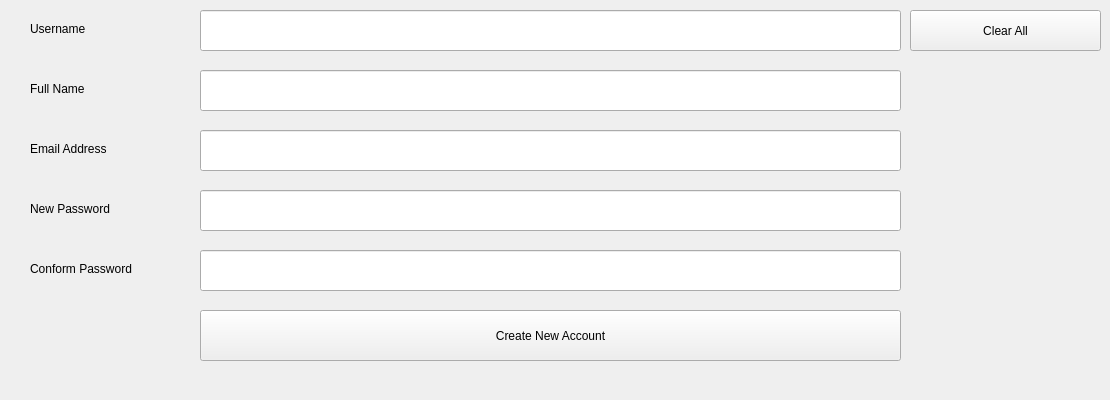
      <widget class="QWidget" name="tab_8">
       <attribute name="title">
        <string>Add Staff</string>
       </attribute>
       <widget class="QLabel" name="label_45">
        <property name="geometry">
         <rect>
          <x>30</x>
          <y>140</y>
          <width>151</width>
          <height>18</height>
         </rect>
        </property>
        <property name="text">
         <string>Email Address</string>
        </property>
       </widget>
       <widget class="QLabel" name="label_46">
        <property name="geometry">
         <rect>
          <x>30</x>
          <y>260</y>
          <width>151</width>
          <height>18</height>
         </rect>
        </property>
        <property name="text">
         <string>Conform Password</string>
        </property>
       </widget>
       <widget class="QLabel" name="label_47">
        <property name="geometry">
         <rect>
          <x>30</x>
          <y>80</y>
          <width>151</width>
          <height>18</height>
         </rect>
        </property>
        <property name="text">
         <string>Full Name</string>
        </property>
       </widget>
       <widget class="QLineEdit" name="lineEdit_35">
        <property name="geometry">
         <rect>
          <x>200</x>
          <y>250</y>
          <width>701</width>
          <height>41</height>
         </rect>
        </property>
        <property name="echoMode">
         <enum>QLineEdit::Password</enum>
        </property>
       </widget>
       <widget class="QPushButton" name="pushButton_22">
        <property name="geometry">
         <rect>
          <x>200</x>
          <y>310</y>
          <width>701</width>
          <height>51</height>
         </rect>
        </property>
        <property name="text">
         <string>Create New Account</string>
        </property>
       </widget>
       <widget class="QLabel" name="label_48">
        <property name="geometry">
         <rect>
          <x>30</x>
          <y>200</y>
          <width>151</width>
          <height>18</height>
         </rect>
        </property>
        <property name="text">
         <string>New Password</string>
        </property>
       </widget>
       <widget class="QLineEdit" name="lineEdit_36">
        <property name="geometry">
         <rect>
          <x>200</x>
          <y>70</y>
          <width>701</width>
          <height>41</height>
         </rect>
        </property>
       </widget>
       <widget class="QLabel" name="label_49">
        <property name="geometry">
         <rect>
          <x>30</x>
          <y>20</y>
          <width>151</width>
          <height>18</height>
         </rect>
        </property>
        <property name="text">
         <string>Username</string>
        </property>
       </widget>
       <widget class="QLineEdit" name="lineEdit_37">
        <property name="geometry">
         <rect>
          <x>200</x>
          <y>130</y>
          <width>701</width>
          <height>41</height>
         </rect>
        </property>
       </widget>
       <widget class="QLineEdit" name="lineEdit_38">
        <property name="geometry">
         <rect>
          <x>200</x>
          <y>190</y>
          <width>701</width>
          <height>41</height>
         </rect>
        </property>
        <property name="echoMode">
         <enum>QLineEdit::Password</enum>
        </property>
       </widget>
       <widget class="QLineEdit" name="lineEdit_39">
        <property name="geometry">
         <rect>
          <x>200</x>
          <y>10</y>
          <width>701</width>
          <height>41</height>
         </rect>
        </property>
       </widget>
       <widget class="QPushButton" name="pushButton_25">
        <property name="geometry">
         <rect>
          <x>910</x>
          <y>10</y>
          <width>191</width>
          <height>41</height>
         </rect>
        </property>
        <property name="text">
         <string>Clear All</string>
        </property>
       </widget>
       <widget class="QLabel" name="label_31">
        <property name="geometry">
         <rect>
          <x>200</x>
          <y>360</y>
          <width>691</width>
          <height>31</height>
         </rect>
        </property>
        <property name="font">
         <font>
          <pointsize>13</pointsize>
          <bold>true</bold>
         </font>
        </property>
        <property name="text">
         <string/>
        </property>
       </widget>
      </widget>
